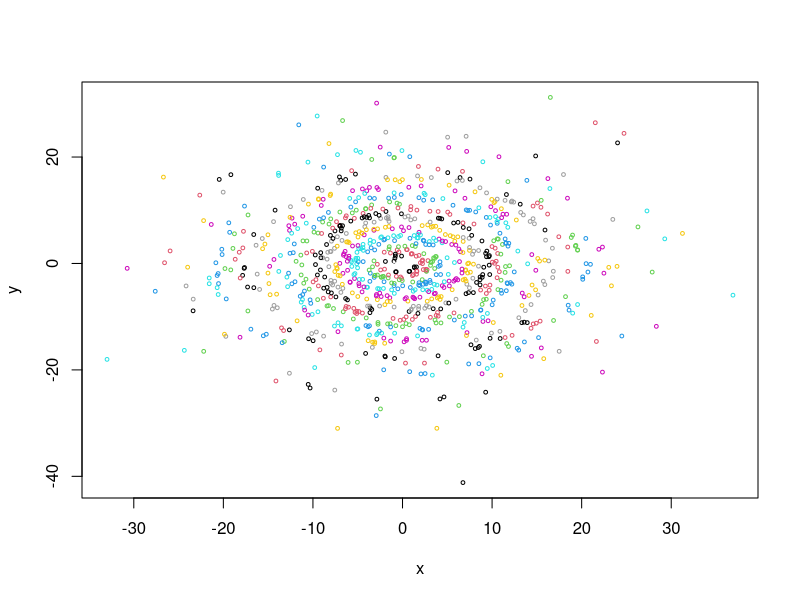

Generate this figure with R:
# Basic plotting example

n <- 1000  # Choose how many points to use
x <- rnorm(n)*10  # Create x coordinates
y <- rnorm(n)*10  # Create y coordinates
c <- sqrt(x^2 + y^2)  # Set color as distance from center

plot(x, y, col = c, cex = 0.5)  # Plot
